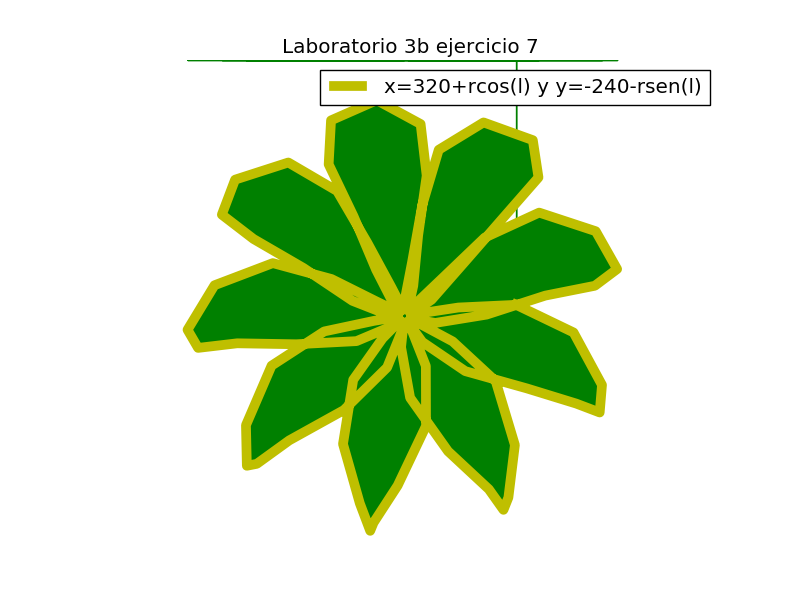

Recreate this plot in Python.
#Karla Ivonne Serrano Arevalo
#Ejerercicio 7
#Diciembre 2016

import matplotlib.pyplot as plt 
import numpy as np
import math

t=np.linspace(0,4*math.pi,100)
r=105+100*np.sin(4.5*t)
l=t-(np.cos(10*t)/10)
x=320+r*np.cos(l)
y=-240-r*np.sin(l)
plt.plot(x,y,linewidth=7, color='y',label='x=320+rcos(l) y y=-240-rsen(l)')
plt.legend()
plt.title('Laboratorio 3b ejercicio 7')
plt.xlabel('eje x')
plt.ylabel('eje y')
plt.fill_between(x,y,color='g')
plt.axis('equal')
plt.axis('off')
plt.grid(True)
plt.show()
